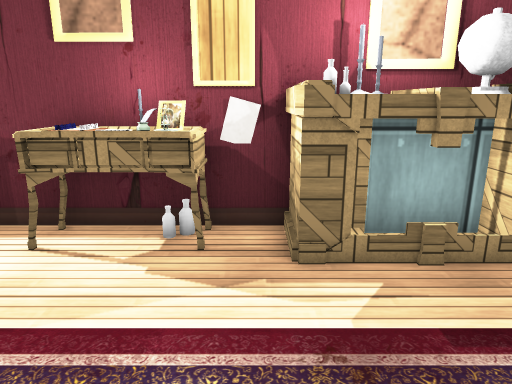
[1] (above)

13 first-person views from a walk through a 3-D level made in the Unity game engine. The camera is 1.2 m above the floor, tilts 14° down and sees 70° across. The floor is counted in squares, 0.5 m on a side. Each view is taken from the middle of a square. On the plan, view 1 faces up. The plan holds only what a view shows up to about 20 squares ahead; the rest is blank. The player is left out. Some surface patterns are stand-ins.

[2]
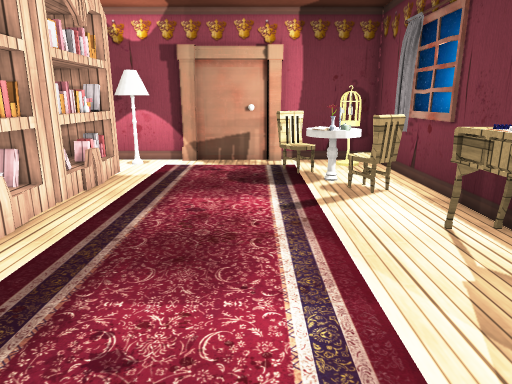

[3]
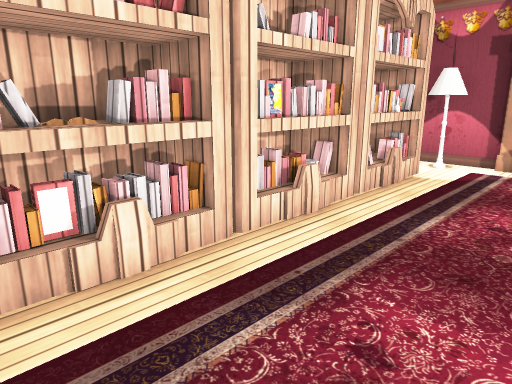

[4]
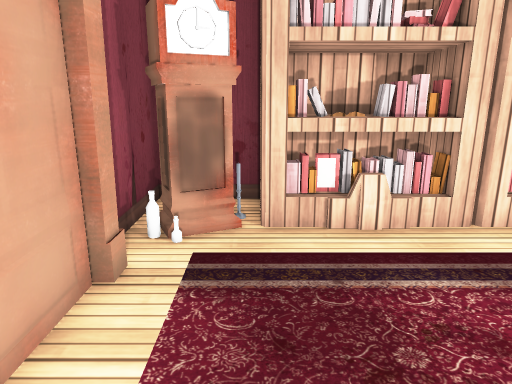

[5]
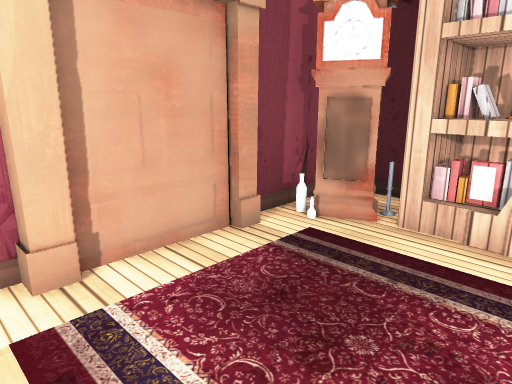

[6]
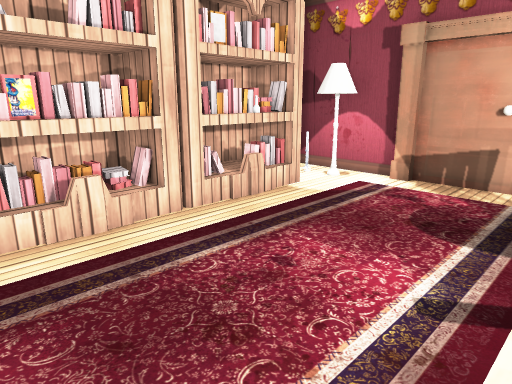

[7]
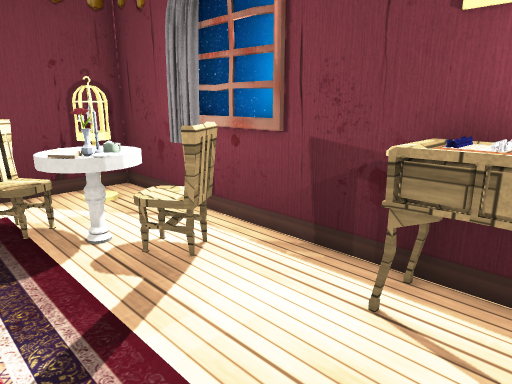

[8]
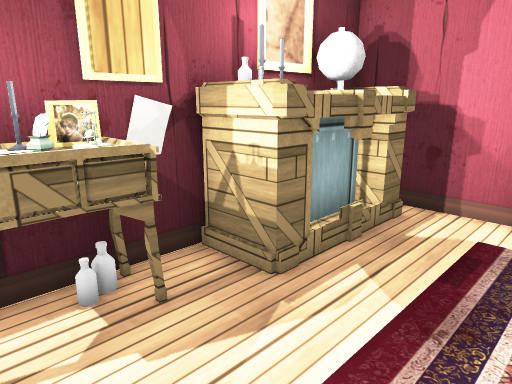

[9]
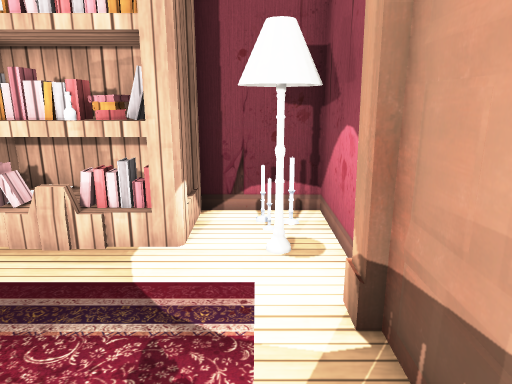

[10]
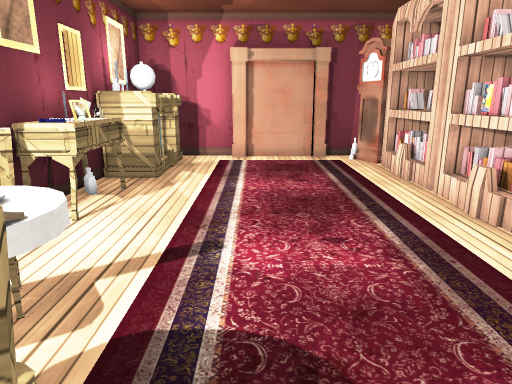

[11]
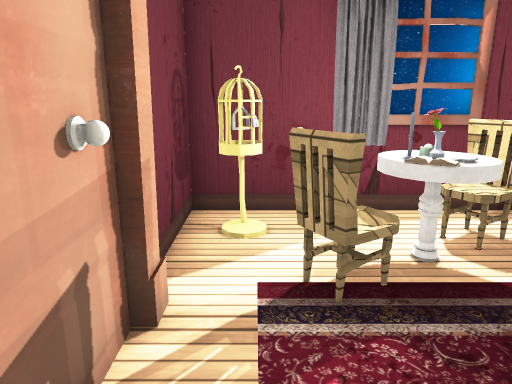

[12]
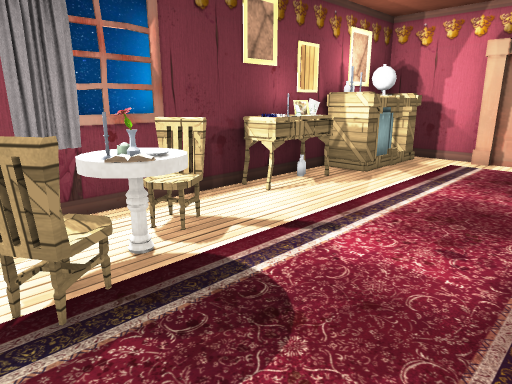

[13]
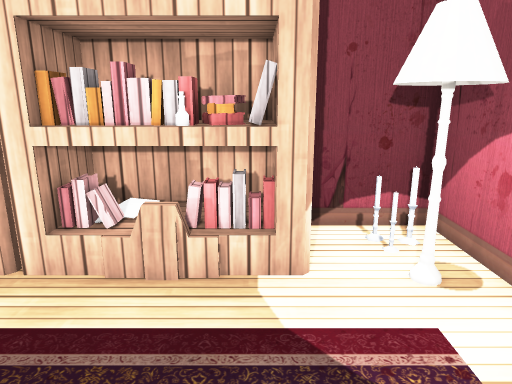

### Floor plan
Key: @ floor where view 1 was taken; # wall or solid block; . floor; = window, fence, low wall or low ledge; S shelf; O other object.
Columns run from 13 left of view 1 to 6 right of it. Each row starts with its distance up from view 1.
  7 ###########OOOOOO###
  6 #OO.# O..OOOO.OOOO #
  5 ##O.=OOO......OOOOO#
  4 ##.OOO ........... #
  3 ##.O..............##
  2 ##................#
  1 ##................#
  0 ##...........@....#
 -1 ##................##
 -2 ###..............OO#
 -3 ####SSS##SSS#SSSOOO#
 -4 #OOSSSSSSSSS#SSS O##
 -5 ####        #   ###

Where each view was taken, in squares from view 1:
view 1: 0 up, 0 right, facing up
view 2: 2 up, 3 right, facing left
view 3: 2 up, 3 right, facing down-left
view 4: 4 up, 3 right, facing down
view 5: 4 up, 0 right, facing down-right
view 6: 4 up, 1 left, facing down-left
view 7: 2 up, 2 left, facing up-left
view 8: 2 up, 3 left, facing up-right
view 9: 3 up, 11 left, facing down
view 10: 2 up, 11 left, facing right
view 11: 1 down, 11 left, facing up
view 12: 1 down, 11 left, facing up-right
view 13: 2 up, 9 left, facing down
